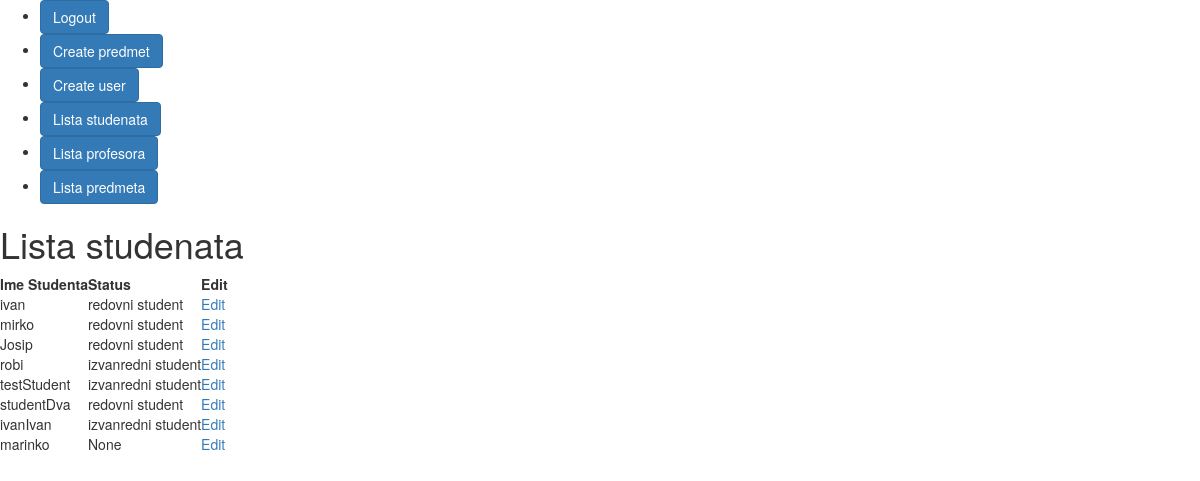
/list-studenti/ (signed in), run on the app's committed database.
### appUpisStudenata/models.py (models this page shows)
class Korisnik(AbstractUser):
    role = models.ForeignKey(Role, on_delete=models.SET_NULL,blank=True, null=True, related_name="rola" )
    statusi = (('none', 'None'), ('izv', 'izvanredni student'), ('red', 'redovni student'))
    status = models.CharField(max_length=50, choices=statusi)

### appUpisStudenata/views.py (the view)
# urls.py: path('list-studenti/', StudentiListView.as_view(), name='listStudenti'),
class StudentiListView(LoginRequiredMixin, ListView):
    model = Korisnik
    template_name = 'listStudenti.html'
    context_object_name = 'studenti_list'
    login_url = '/login/'
    redirect_field_name = 'redirect_to'
    def dispatch(self, request, *args, **kwargs):
        if not request.user.is_authenticated:
            return redirect('login')
        if request.user.role.role != 'ADMIN':
            return HttpResponseForbidden("Access Denied")
        return super().dispatch(request, *args, **kwargs)
    def get_context_data(self, **kwargs):
        context = super().get_context_data(**kwargs)
        user = self.request.user
        student_role = Role.objects.get(role=Role.STUDENT)
        students = Korisnik.objects.filter(role=student_role)
        context['studenti_list'] = students
        return context

### appUpisStudenata/templates/listStudenti.html
{% extends 'base.html' %}
{% block content %}
  <h1>Lista studenata</h1>
  <table>
    <thead>
      <tr>
        <th>Ime Studenta</th>
        <th>Status</th>
        <th>Edit</th>
      </tr>
    </thead>
    <tbody>
      {% for student in studenti_list %}
        <tr>
          <td>{{ student.username }}</td>
          <td>{{ student.get_status_display }}</td>
          <td>
            <a href="{% url 'editStudent' pk=student.pk %}">Edit</a>
          </td>
        </tr>
      {% endfor %}
    </tbody>
  </table>
{% endblock %}

### data on the page
Korisnik: username "ivan", status "redovni student"
Korisnik: username "mirko", status "redovni student"
Korisnik: username "Josip", status "redovni student"
Korisnik: username "robi", status "izvanredni student"
Korisnik: username "testStudent", status "izvanredni student"
Korisnik: username "studentDva", status "redovni student"
Korisnik: username "ivanIvan", status "izvanredni student"
Korisnik: username "marinko", status "None"
